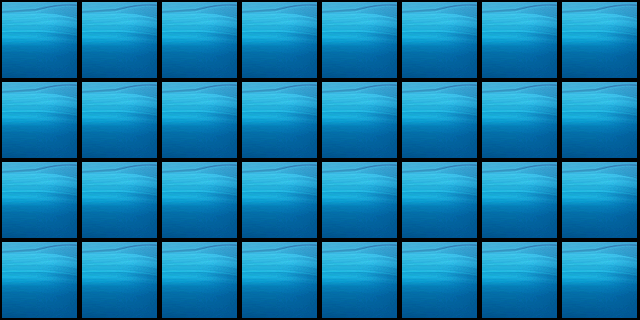

Tiled map render using the project's own tile images. Description and the map definition, with tile-layer contents summarised, below:
An orthogonal 8x4 tile map with 80x80 px tiles, 3 tile layers (块层 1, units_p1, units_p2).

<map version="1.0" orientation="orthogonal" width="8" height="4" tilewidth="80" tileheight="80">
 <tileset firstgid="1" name="square" tilewidth="80" tileheight="80">
  <image source="square.png" width="80" height="80" />
 </tileset>
 <layer name="块层 1" width="8" height="4">
  <data>[32 cells, 32 non-empty, 1 distinct tile ids]</data>
 </layer>
 <layer name="units_p1" width="8" height="4">
  <data>[32 cells, 2 non-empty, 1 distinct tile ids]</data>
 </layer>
 <layer name="units_p2" width="8" height="4">
  <data>[32 cells, 2 non-empty, 1 distinct tile ids]</data>
 </layer>
</map>